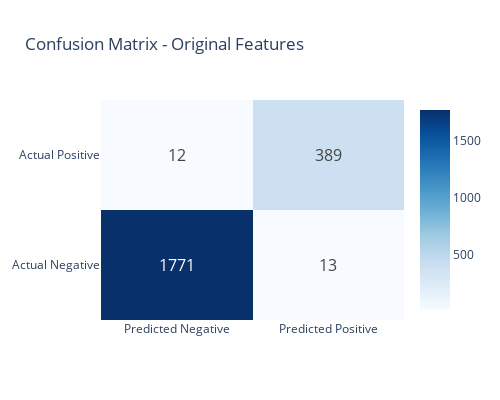
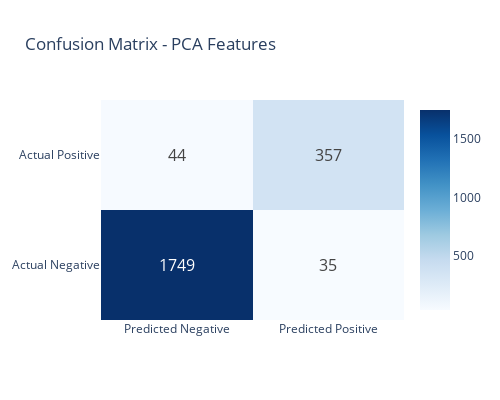

Notebook cell for these charts, in order:
### Markdown cell above
## Visualize Binary Classification Results

### Code cell
def plot_confusion_matrix(conf_matrix, title):
    """Plot confusion matrix using plotly"""
    fig = go.Figure(data=go.Heatmap(
        z=conf_matrix,
        x=['Predicted Negative', 'Predicted Positive'],
        y=['Actual Negative', 'Actual Positive'],
        text=conf_matrix,
        texttemplate="%{text}",
        textfont={"size": 16},
        colorscale='Blues'
    ))
    
    fig.update_layout(
        title=title,
        height=400,
        width=500
    )
    
    return fig

# Create confusion matrix plots
fig1 = plot_confusion_matrix(
    results_original['confusion_matrix'],
    'Confusion Matrix - Original Features'
)
fig1.show()

fig2 = plot_confusion_matrix(
    results_pca['confusion_matrix'],
    'Confusion Matrix - PCA Features'
)
fig2.show()

### Figure 1 — Plotly figure (JSON) as saved in the notebook; plotly's stock layout.template omitted (floating-point values rounded to 4 significant figures)
{"data": [{"colorscale": [[0, "rgb(247,251,255)"], [0.125, "rgb(222,235,247)"], [0.25, "rgb(198,219,239)"], [0.375, "rgb(158,202,225)"], [0.5, "rgb(107,174,214)"], [0.625, "rgb(66,146,198)"], [0.75, "rgb(33,113,181)"], [0.875, "rgb(8,81,156)"], [1, "rgb(8,48,107)"]], "text": [[1771, 13], [12, 389]], "textfont": {"size": 16}, "texttemplate": "%{text}", "type": "heatmap", "x": ["Predicted Negative", "Predicted Positive"], "y": ["Actual Negative", "Actual Positive"], "z": [[1771, 13], [12, 389]]}], "layout": {"height": 400, "title": {"text": "Confusion Matrix - Original Features"}, "width": 500}}

### Figure 2 — Plotly figure (JSON) as saved in the notebook; plotly's stock layout.template omitted (floating-point values rounded to 4 significant figures)
{"data": [{"colorscale": [[0, "rgb(247,251,255)"], [0.125, "rgb(222,235,247)"], [0.25, "rgb(198,219,239)"], [0.375, "rgb(158,202,225)"], [0.5, "rgb(107,174,214)"], [0.625, "rgb(66,146,198)"], [0.75, "rgb(33,113,181)"], [0.875, "rgb(8,81,156)"], [1, "rgb(8,48,107)"]], "text": [[1749, 35], [44, 357]], "textfont": {"size": 16}, "texttemplate": "%{text}", "type": "heatmap", "x": ["Predicted Negative", "Predicted Positive"], "y": ["Actual Negative", "Actual Positive"], "z": [[1749, 35], [44, 357]]}], "layout": {"height": 400, "title": {"text": "Confusion Matrix - PCA Features"}, "width": 500}}
